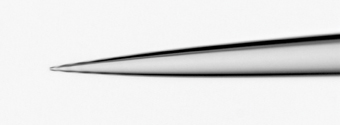
#> input picture holypipette/vision/pipette.jpg, 340 x 125 px
$ python templatematching.py
#> lines starting #> are read from the running program, lines starting #| are printed output that depends on the picture
"""
Search a template image in an other image
Not scale nor rotation invariant

Uses OpenCV.
Alternatively, one might use skimage.feature.match_template
"""

import warnings
try:
    import cv2
except:
    warnings.warn('OpenCV not available')
from .phase_cross_correlation import phase_cross_correlation

__all__ = ['templatematching','MatchingError']

# Optional refinement of matching with phase cross correlation
refine_with_phase = False

class MatchingError(Exception):
    def __init__(self, value):
        self.value = value # best matching value

    def __str__(self):
        return 'The template was not found'

def templatematching_phase(img, template):
    """
    Search a template image in an other image
    Not scale nor rotation invariant.
    Uses phase cross-correlation.
    !! The problem is img and template need to be the same size !!.

    Parameters
    ----------
    img : image to look in
    template : image to look for
    threshold : throw an error if match value is below threshold

    Returns
    -------
    x : x coordinate of the template in the image
    y : y coordinate
    maxval : maximum value corresponding to the best matching ratio
    """

    shifts, error, _ = phase_cross_correlation(template, img, upsample_factor=100)
    maxval = abs(1-error)

    return shifts[1], shifts[0], maxval

def templatematching(img, template, threshold = 0):
    """
    Search a template image in an other image
    Not scale nor rotation invariant.

    Parameters
    ----------
    img : image to look in
    template : image to look for
    threshold : throw an error if match value is below threshold

    Returns
    -------
    x : x coordinate of the template in the image
    y : y coordinate
    maxval : maximum value corresponding to the best matching ratio
    """

    # Searching for a template match using cv2.TM_COEFF_NORMED detection
    res = cv2.matchTemplate(img, template, cv2.TM_CCOEFF_NORMED)

    # Getting maxval and maxloc
    _, maxval, _, maxloc = cv2.minMaxLoc(res)

    x, y = maxloc
    h, w = template.shape

    if refine_with_phase:
        dx, dy , maxval = templatematching_phase(img[y:y+h,x:x+w], template)
        x, y = x+dx, y+dy

    if maxval < threshold:
        raise MatchingError(maxval)

    return x, y, maxval

if __name__ == '__main__':
    img = cv2.imread('pipette.jpg', 0)
#> img: shape (125, 340); min 0, max 251, mean 227.7
    template = cv2.imread('template.jpg', 0)
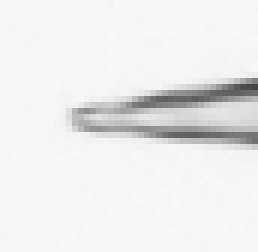
#> input picture holypipette/vision/template.jpg, 43 x 42 px (shown 6 times larger)
#> template is the input picture: shape (42, 43); min 68, max 249, mean 235.4

    res, val, loc = templatematching(img, template)
#> in templatematching, `res = cv2.matchTemplate(img, template, cv2.TM_CCOEFF_NORMED)`:
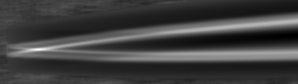
#> res: shape (84, 298) float32; min -0.322, max 1, mean 0.00716; drawn with min black and max white
#> in templatematching, `_, maxval, _, maxloc = cv2.minMaxLoc(res)`: maxval = 1; maxloc = (38, 49)
#> in templatematching, `x, y = maxloc`: x = 38; y = 49
#> res = 38; val = 49; loc = 1
#> (the run stopped early here; a loop or call above may not have finished)
